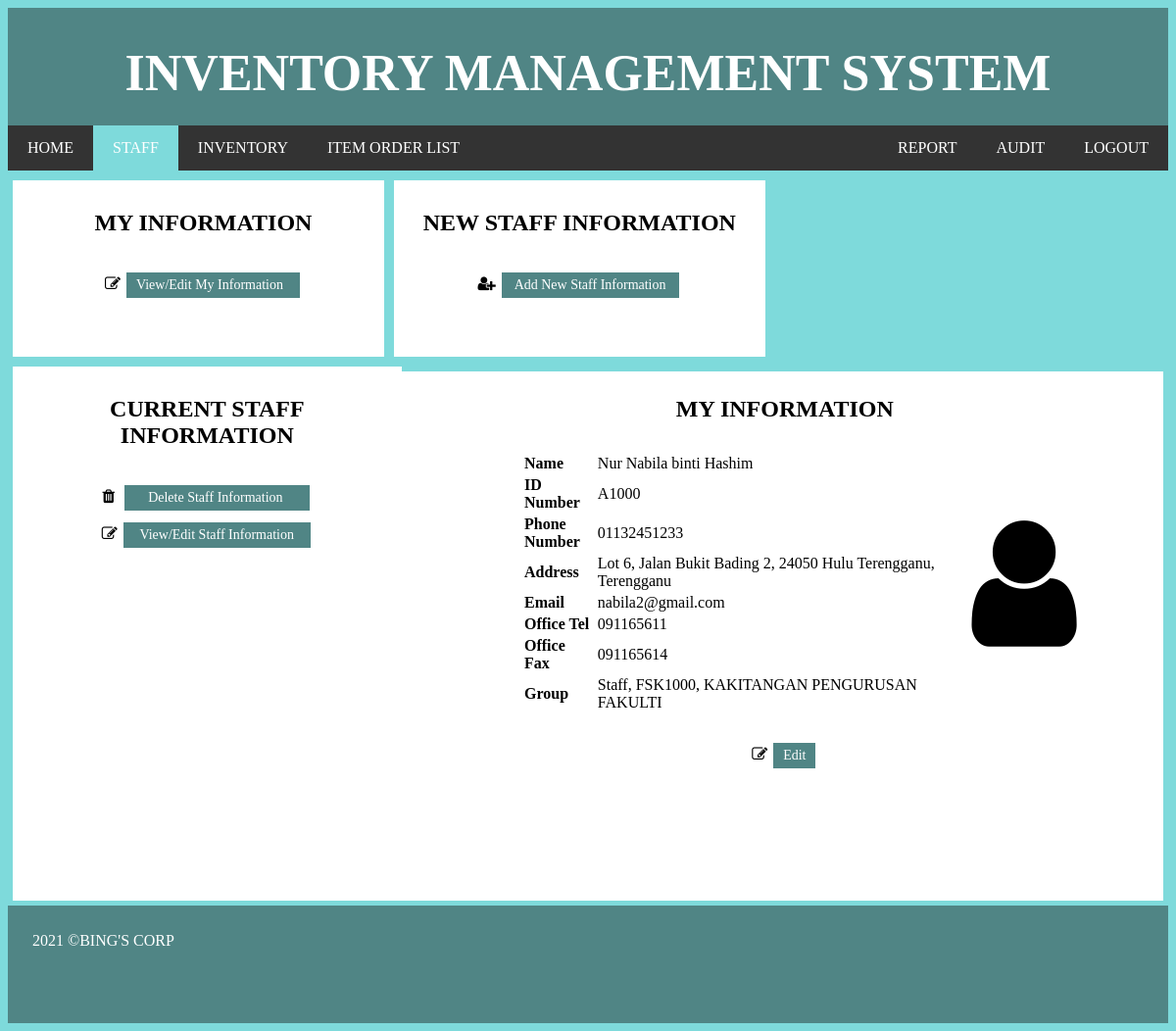
The page /ApplicationLayer/ManageStaffInformation/myInfo.php on the database its author committed.
### tables this page shows
CREATE TABLE `staff` (
  `name` varchar(50) NOT NULL,
  `id` varchar(6) NOT NULL,
  `phone` varchar(11) NOT NULL,
  `address` varchar(200) NOT NULL,
  `email` varchar(50) NOT NULL,
  `officeTel` varchar(9) NOT NULL,
  `officeFax` varchar(9) NOT NULL,
  `groupsList` text NOT NULL
);

### ApplicationLayer/ManageStaffInformation/myInfo.php (the view, shortened to what this page needs)
<!DOCTYPE html>
<html>
<head>
	<link rel="stylesheet" href="../../css/style.css">
	<link href="https://maxcdn.bootstrapcdn.com/font-awesome/4.7.0/css/font-awesome.min.css" rel="stylesheet"/>
	<div class="header" >
	<h1 >INVENTORY MANAGEMENT SYSTEM</h1>
	</div>
</head>
<body>
<ul>
	  <li><a href="http://localhost/ivms/login/Admin%20login/h.php">HOME</a></li>
  <li><a class="activeNav" href="http://localhost/IVMS/ApplicationLayer/ManageStaffInformation/myInfo.php">STAFF</a></li>
  <li><a href="http://localhost/IVMS/ApplicationLayer/ManageInventory/In_Item.php">INVENTORY</a></li>
  <li><a href="http://localhost/IVMS/ApplicationLayer/ManageItemOrderList/Item%20Order%20List%20Home.php">ITEM ORDER LIST</a></li>
  <li style="float:right"><a href="http://localhost/ivms/login/">LOGOUT</a></li>
  <li style="float:right"><a href="http://localhost/IVMS/ApplicationLayer/Audit%20Report/auditlist.php">AUDIT</a></li>
  <li style="float:right"><a href="http://localhost/IVMS/ApplicationLayer/GenerateReport/GenerateReport.php">REPORT</a></li>
	</ul>
	<div>
		<div class="column1" style="padding-left: 20px">
	    <h2>MY INFORMATION</h2>
	    <p>
	    	<table  class="center" width="100%" >
	    		<tr><td align="center"><i class="fa fa-edit"></i> <input class="button" type="button" name="viewMyInfo" onclick="document.location='myInfo.php'" value="View/Edit My Information  "></td></tr>
	</table>
</p>
	  </div>
	  <div class="column2">
	    <h2>NEW STAFF INFORMATION</h2>
	    <p>
	    	<table  class="center" width="100%" >
	    	<tr><td align="center"><i class="fa fa-user-plus"></i>
	    		<input class="button" type="button" onclick="document.location='addStaff.php'" value=" Add New Staff Information "></td></tr></table>
	    </p>
	  </div>
	  <div class="column3" >
	    <h2>CURRENT STAFF INFORMATION</h2>
	    <p>
	    	<table  class="center" width="100%" >
	    		<tr>
	    			<td align="center">
	    				<i class="fa fa-trash"></i>&nbsp
	    		   		<input class="button" type="button" onclick="document.location='deleteStaff.php'" value="    Delete Staff Information     "></td></tr>
	    		<tr>
	    			<td align="center">
	    		   		<i class="fa fa-edit"></i>
	    		   		<input class="button" type="button" onclick="document.location='viewStaff.php'" value     ="  View/Edit Staff Information  "></td></tr>
	    	</table>
	    </p>
	  </div>
<div>
	<br><br><br><br><br><br><br><br><br><br>
<div style="background-color:white; padding-bottom: 10%; margin :5px; margin-top: 25px">
<h2 style="text-align: center; padding-top: 25px">MY INFORMATION</h2>
	<table class="center">
	<?php
		$link = mysqli_connect("localhost", "root", "");
			$sql = "SELECT * FROM staff WHERE id='A1000'";
	    	$sql_run = mysqli_query($link, $sql);
	    	while($row = mysqli_fetch_array($sql_run))
	    	{
	    	?>
	    <form>
		<tr>
			<th>Name</th>
			<td width="100%"><?php echo $row['name']; ?></td>
			<td rowspan="8" ><i class="fa fa-user" style="font-size: 150px; padding-left: 30%;"></i>
				</td>
		</tr>
		<tr>
			<th>ID Number</th>
			<td><?php echo $row['id']; ?></td>
		</tr>
		<tr>
			<th>Phone Number</th>
			<td><?php echo $row['phone']; ?></td>
		</tr>
		<tr>
			<th>Address</th>
			<td><?php echo $row['address']; ?></td>
		</tr>
		<tr>
			<th>Email</th>
			<td><?php echo $row['email']; ?></td>
		</tr>
		<tr>
			<th>Office Tel</th>
			<td><?php echo $row['officeTel']; ?></td>
		</tr>
		<tr>
			<th>Office Fax</th>
			<td><?php echo $row['officeFax']; ?></td>
		</tr>
		<tr>
			<th>Group</th>
			<td><?php echo $row['groupsList']; ?></td>
		</tr>
		<tr>
			<td></td>
		</tr>
		<tr>
			<td></td>
		</tr>
		<tr>
			<td></td>
		</tr>
		<tr>
			<td></td>
		</tr>
		<tr>
			<td></td>
		</tr>
		<tr>
			<td></td>
		</tr>
		<tr>
			<td colspan="3" style="text-align: center">
			<i class="fa fa-edit"></i>
			<input class="button" type="button" value="Edit" onclick="document.location='editStaff.php'">
			</td>
		</tr>
				</form>
		<?php
		}
	?>
	</table>
</div>
</div>
<div class="footer">
	<p style="color:white;margin-top:25px;">2021 &#169;BING'S CORP</p>
</div>
</body>
</html>

### css/style.css (style rules this page uses)
ul { list-style-type: none; margin: 0; padding: 0; overflow: hidden; background-color: #333; font-family: cooper black; }
li { float: left; }
li a { display: block; color: white; text-align: center; padding: 14px 20px; text-decoration: none; }
.activeNav { background-color: #7EDADB; }
body { background-color: #7EDADB }
.header { color:white; font-family:Stencil; font-size: 26px; text-align: center; background-color: #508585; height: 120px; padding: 2px 25px 7px; }
.footer { background-color: #508585; height: 120px; padding: 2px 25px 7px; }
.button { background-color: #508585; border: none; color: white; padding: 5px 10px; text-align: center; text-decoration: none; display: inline-block; font-size: 14px; font-family: Myriad Pro Light; margin: 4px 2px; cursor: pointer; }
h2 { font-family: Myriad Pro Light }
* { box-sizing: border-box; }
.column1 { text-align: center; background-color: white; margin-left: 5px; margin-right: 5px; margin-top: 10px; float: left; width: 32%; padding: 10px; height: 180px; }
.column2 { text-align: center; background-color: white; margin-left: 5px; margin-right: 5px; margin-top: 10px; float: left; width: 32%; padding: 10px; height: 180px; }
.column3 { text-align: center; background-color: white; margin-left: 5px; margin-right: 5px; margin-top: 10px; float: left; width: 33.5%; padding: 10px; height: 180px; }
th { width: 15% }
.center { text-align: left; padding-left: 10%; padding-right: 10%;padding-top: 10px; padding-bottom: 10px }

### rows shown on the page
staff: name "Nur Nabila binti Hashim", id "A1000", phone "01132451233", address "Lot 6, Jalan Bukit Bading 2, 24050 Hulu Terengganu, Terengganu", email "nabila2@gmail.com", officeTel "091165611", officeFax "091165614", groupsList "Staff, FSK1000, KAKITANGAN PENGURUSAN FAKULTI"
